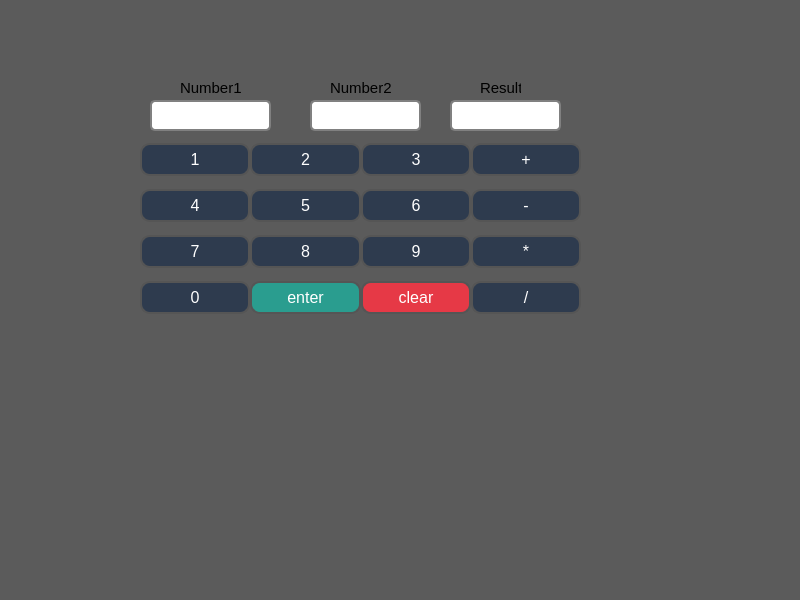
<?xml version="1.0" encoding="UTF-8"?>
<ui version="4.0">
 <class>MainWindow</class>
 <widget class="QMainWindow" name="MainWindow">
  <property name="geometry">
   <rect>
    <x>0</x>
    <y>0</y>
    <width>800</width>
    <height>600</height>
   </rect>
  </property>
  <property name="windowTitle">
   <string>MainWindow</string>
  </property>
  <property name="styleSheet">
   <string notr="true">background-color: rgb(91, 91, 91);</string>
  </property>
  <widget class="QWidget" name="centralwidget">
   <widget class="QWidget" name="gridLayoutWidget">
    <property name="geometry">
     <rect>
      <x>140</x>
      <y>130</y>
      <width>441</width>
      <height>201</height>
     </rect>
    </property>
    <layout class="QGridLayout" name="gridLayout" rowstretch="0,0,0,0">
     <property name="leftMargin">
      <number>0</number>
     </property>
     <property name="topMargin">
      <number>0</number>
     </property>
     <property name="spacing">
      <number>0</number>
     </property>
     <item row="2" column="1">
      <widget class="QPushButton" name="N8">
       <property name="styleSheet">
        <string notr="true">QPushButton {
    background-color: #2E3B4E;
    color: white;
    border-radius: 10px;
    font-size: 16px;
    padding: 5px;
    border: 2px solid #555;
    box-shadow: 2px 2px 5px rgba(0,0,0,0.3);
}</string>
       </property>
       <property name="text">
        <string>8</string>
       </property>
      </widget>
     </item>
     <item row="3" column="0">
      <widget class="QPushButton" name="N0">
       <property name="styleSheet">
        <string notr="true">QPushButton {
    background-color: #2E3B4E;
    color: white;
    border-radius: 10px;
    font-size: 16px;
    padding: 5px;
    border: 2px solid #555;
    box-shadow: 2px 2px 5px rgba(0,0,0,0.3);
}</string>
       </property>
       <property name="text">
        <string>0</string>
       </property>
      </widget>
     </item>
     <item row="1" column="2">
      <widget class="QPushButton" name="N6">
       <property name="styleSheet">
        <string notr="true">QPushButton {
    background-color: #2E3B4E;
    color: white;
    border-radius: 10px;
    font-size: 16px;
    padding: 5px;
    border: 2px solid #555;
    box-shadow: 2px 2px 5px rgba(0,0,0,0.3);
}</string>
       </property>
       <property name="text">
        <string>6</string>
       </property>
      </widget>
     </item>
     <item row="1" column="1">
      <widget class="QPushButton" name="N5">
       <property name="styleSheet">
        <string notr="true">QPushButton {
    background-color: #2E3B4E;
    color: white;
    border-radius: 10px;
    font-size: 16px;
    padding: 5px;
    border: 2px solid #555;
    box-shadow: 2px 2px 5px rgba(0,0,0,0.3);
}</string>
       </property>
       <property name="text">
        <string>5</string>
       </property>
      </widget>
     </item>
     <item row="0" column="2">
      <widget class="QPushButton" name="N3">
       <property name="styleSheet">
        <string notr="true">QPushButton {
    background-color: #2E3B4E;
    color: white;
    border-radius: 10px;
    font-size: 16px;
    padding: 5px;
    border: 2px solid #555;
    box-shadow: 2px 2px 5px rgba(0,0,0,0.3);
}</string>
       </property>
       <property name="text">
        <string>3</string>
       </property>
      </widget>
     </item>
     <item row="0" column="3">
      <widget class="QPushButton" name="add0">
       <property name="styleSheet">
        <string notr="true">QPushButton {
    background-color: #2E3B4E;
    color: white;
    border-radius: 10px;
    font-size: 16px;
    padding: 5px;
    border: 2px solid #555;
    box-shadow: 2px 2px 5px rgba(0,0,0,0.3);
}</string>
       </property>
       <property name="text">
        <string>+</string>
       </property>
      </widget>
     </item>
     <item row="2" column="3">
      <widget class="QPushButton" name="mul2">
       <property name="styleSheet">
        <string notr="true">QPushButton {
    background-color: #2E3B4E;
    color: white;
    border-radius: 10px;
    font-size: 16px;
    padding: 5px;
    border: 2px solid #555;
    box-shadow: 2px 2px 5px rgba(0,0,0,0.3);
}</string>
       </property>
       <property name="text">
        <string>*</string>
       </property>
      </widget>
     </item>
     <item row="2" column="2">
      <widget class="QPushButton" name="N9">
       <property name="styleSheet">
        <string notr="true">QPushButton {
    background-color: #2E3B4E;
    color: white;
    border-radius: 10px;
    font-size: 16px;
    padding: 5px;
    border: 2px solid #555;
    box-shadow: 2px 2px 5px rgba(0,0,0,0.3);
}</string>
       </property>
       <property name="text">
        <string>9</string>
       </property>
      </widget>
     </item>
     <item row="3" column="1">
      <widget class="QPushButton" name="enter">
       <property name="styleSheet">
        <string notr="true">QPushButton {
    background-color: #2A9D8F;
    color: white;
    border-radius: 10px;
    font-size: 16px;
    padding: 5px;
    border: 2px solid #555;
    box-shadow: 2px 2px 5px rgba(0,0,0,0.3);
}</string>
       </property>
       <property name="text">
        <string>enter</string>
       </property>
      </widget>
     </item>
     <item row="3" column="2">
      <widget class="QPushButton" name="clear">
       <property name="styleSheet">
        <string notr="true">QPushButton {
    background-color: #E63946;
    color: white;
    border-radius: 10px;
    font-size: 16px;
    padding: 5px;
    border: 2px solid #555;
    box-shadow: 2px 2px 5px rgba(0,0,0,0.3);
}</string>
       </property>
       <property name="text">
        <string>clear</string>
       </property>
      </widget>
     </item>
     <item row="0" column="1">
      <widget class="QPushButton" name="N2">
       <property name="styleSheet">
        <string notr="true">QPushButton {
    background-color: #2E3B4E;
    color: white;
    border-radius: 10px;
    font-size: 16px;
    padding: 5px;
    border: 2px solid #555;
    box-shadow: 2px 2px 5px rgba(0,0,0,0.3);
}</string>
       </property>
       <property name="text">
        <string>2</string>
       </property>
      </widget>
     </item>
     <item row="3" column="3">
      <widget class="QPushButton" name="div3">
       <property name="styleSheet">
        <string notr="true">QPushButton {
    background-color: #2E3B4E;
    color: white;
    border-radius: 10px;
    font-size: 16px;
    padding: 5px;
    border: 2px solid #555;
    box-shadow: 2px 2px 5px rgba(0,0,0,0.3);
}</string>
       </property>
       <property name="text">
        <string>/</string>
       </property>
      </widget>
     </item>
     <item row="1" column="3">
      <widget class="QPushButton" name="sub1">
       <property name="styleSheet">
        <string notr="true">QPushButton {
    background-color: #2E3B4E;
    color: white;
    border-radius: 10px;
    font-size: 16px;
    padding: 5px;
    border: 2px solid #555;
    box-shadow: 2px 2px 5px rgba(0,0,0,0.3);
}</string>
       </property>
       <property name="text">
        <string>-</string>
       </property>
      </widget>
     </item>
     <item row="1" column="0">
      <widget class="QPushButton" name="N4">
       <property name="styleSheet">
        <string notr="true">QPushButton {
    background-color: #2E3B4E;
    color: white;
    border-radius: 10px;
    font-size: 16px;
    padding: 5px;
    border: 2px solid #555;
    box-shadow: 2px 2px 5px rgba(0,0,0,0.3);
}</string>
       </property>
       <property name="text">
        <string>4</string>
       </property>
      </widget>
     </item>
     <item row="2" column="0">
      <widget class="QPushButton" name="N7">
       <property name="styleSheet">
        <string notr="true">QPushButton {
    background-color: #2E3B4E;
    color: white;
    border-radius: 10px;
    font-size: 16px;
    padding: 5px;
    border: 2px solid #555;
    box-shadow: 2px 2px 5px rgba(0,0,0,0.3);
}</string>
       </property>
       <property name="text">
        <string>7</string>
       </property>
      </widget>
     </item>
     <item row="0" column="0">
      <widget class="QPushButton" name="N1">
       <property name="styleSheet">
        <string notr="true">QPushButton {
    background-color: #2E3B4E;
    color: white;
    border-radius: 10px;
    font-size: 16px;
    padding: 5px;
    border: 2px solid #555;
    box-shadow: 2px 2px 5px rgba(0,0,0,0.3);
}</string>
       </property>
       <property name="text">
        <string>1</string>
       </property>
      </widget>
     </item>
    </layout>
   </widget>
   <widget class="QLabel" name="label_2">
    <property name="geometry">
     <rect>
      <x>330</x>
      <y>80</y>
      <width>61</width>
      <height>16</height>
     </rect>
    </property>
    <property name="font">
     <font>
      <pointsize>11</pointsize>
     </font>
    </property>
    <property name="text">
     <string>Number2</string>
    </property>
   </widget>
   <widget class="QLabel" name="label_3">
    <property name="geometry">
     <rect>
      <x>480</x>
      <y>80</y>
      <width>41</width>
      <height>16</height>
     </rect>
    </property>
    <property name="font">
     <font>
      <pointsize>11</pointsize>
     </font>
    </property>
    <property name="text">
     <string>Result</string>
    </property>
   </widget>
   <widget class="QLabel" name="label">
    <property name="geometry">
     <rect>
      <x>180</x>
      <y>80</y>
      <width>61</width>
      <height>16</height>
     </rect>
    </property>
    <property name="font">
     <font>
      <pointsize>11</pointsize>
     </font>
    </property>
    <property name="text">
     <string>Number1</string>
    </property>
   </widget>
   <widget class="QLineEdit" name="Result">
    <property name="geometry">
     <rect>
      <x>450</x>
      <y>100</y>
      <width>111</width>
      <height>31</height>
     </rect>
    </property>
    <property name="styleSheet">
     <string notr="true">QLineEdit {
    background-color: white;
    border: 2px solid gray;
    border-radius: 5px;
    font-size: 24px; /* Suurempi fontti */
    text-align: center; /* Keskittää numerot */
}</string>
    </property>
   </widget>
   <widget class="QLineEdit" name="num2">
    <property name="geometry">
     <rect>
      <x>310</x>
      <y>100</y>
      <width>111</width>
      <height>31</height>
     </rect>
    </property>
    <property name="styleSheet">
     <string notr="true">QLineEdit {
    background-color: white;
    border: 2px solid gray;
    border-radius: 5px;
    font-size: 24px; /* Suurempi fontti */
    text-align: center; /* Keskittää numerot */
}</string>
    </property>
   </widget>
   <widget class="QLineEdit" name="num1">
    <property name="geometry">
     <rect>
      <x>150</x>
      <y>100</y>
      <width>121</width>
      <height>31</height>
     </rect>
    </property>
    <property name="styleSheet">
     <string notr="true">QLineEdit {
    background-color: white;
    border: 2px solid gray;
    border-radius: 5px;
    font-size: 24px; /* Suurempi fontti */
    text-align: center; /* Keskittää numerot */
}</string>
    </property>
   </widget>
  </widget>
  <widget class="QMenuBar" name="menubar">
   <property name="geometry">
    <rect>
     <x>0</x>
     <y>0</y>
     <width>800</width>
     <height>17</height>
    </rect>
   </property>
  </widget>
  <widget class="QStatusBar" name="statusbar"/>
 </widget>
 <resources/>
 <connections/>
</ui>
